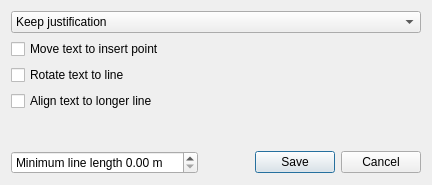
<?xml version="1.0" encoding="UTF-8"?>
<ui version="4.0">
 <class>TextDialog</class>
 <widget class="QDialog" name="TextDialog">
  <property name="geometry">
   <rect>
    <x>0</x>
    <y>0</y>
    <width>432</width>
    <height>185</height>
   </rect>
  </property>
  <property name="windowTitle">
   <string>Edit text</string>
  </property>
  <property name="windowIcon">
   <iconset theme="tools-check-spelling">
    <normaloff>.</normaloff>.</iconset>
  </property>
  <layout class="QGridLayout" name="gridLayout">
   <item row="6" column="0">
    <widget class="QDoubleSpinBox" name="Length">
     <property name="prefix">
      <string>Minimum line length </string>
     </property>
     <property name="suffix">
      <string> m</string>
     </property>
     <property name="maximum">
      <double>100.000000000000000</double>
     </property>
    </widget>
   </item>
   <item row="2" column="0" colspan="2">
    <widget class="QCheckBox" name="Rotate">
     <property name="text">
      <string>Rotate text to line</string>
     </property>
    </widget>
   </item>
   <item row="3" column="0" colspan="2">
    <widget class="QCheckBox" name="Sort">
     <property name="text">
      <string>Align text to longer line</string>
     </property>
    </widget>
   </item>
   <item row="1" column="0" colspan="2">
    <widget class="QCheckBox" name="Move">
     <property name="text">
      <string>Move text to insert point</string>
     </property>
    </widget>
   </item>
   <item row="5" column="0" colspan="2">
    <spacer name="verticalSpacer">
     <property name="orientation">
      <enum>Qt::Vertical</enum>
     </property>
     <property name="sizeHint" stdset="0">
      <size>
       <width>0</width>
       <height>0</height>
      </size>
     </property>
    </spacer>
   </item>
   <item row="6" column="1">
    <widget class="QDialogButtonBox" name="buttonBox">
     <property name="orientation">
      <enum>Qt::Horizontal</enum>
     </property>
     <property name="standardButtons">
      <set>QDialogButtonBox::Cancel|QDialogButtonBox::Save</set>
     </property>
    </widget>
   </item>
   <item row="0" column="0" colspan="2">
    <widget class="QComboBox" name="Justify">
     <item>
      <property name="text">
       <string>Keep justification</string>
      </property>
     </item>
     <item>
      <property name="text">
       <string>Justify to top</string>
      </property>
     </item>
     <item>
      <property name="text">
       <string>Justify to middle</string>
      </property>
     </item>
     <item>
      <property name="text">
       <string>Justify to bottom</string>
      </property>
     </item>
    </widget>
   </item>
  </layout>
 </widget>
 <tabstops>
  <tabstop>Justify</tabstop>
  <tabstop>Move</tabstop>
  <tabstop>Rotate</tabstop>
  <tabstop>Sort</tabstop>
  <tabstop>Length</tabstop>
 </tabstops>
 <resources/>
 <connections>
  <connection>
   <sender>buttonBox</sender>
   <signal>accepted()</signal>
   <receiver>TextDialog</receiver>
   <slot>accept()</slot>
   <hints>
    <hint type="sourcelabel">
     <x>412</x>
     <y>174</y>
    </hint>
    <hint type="destinationlabel">
     <x>157</x>
     <y>184</y>
    </hint>
   </hints>
  </connection>
  <connection>
   <sender>buttonBox</sender>
   <signal>rejected()</signal>
   <receiver>TextDialog</receiver>
   <slot>reject()</slot>
   <hints>
    <hint type="sourcelabel">
     <x>412</x>
     <y>174</y>
    </hint>
    <hint type="destinationlabel">
     <x>286</x>
     <y>184</y>
    </hint>
   </hints>
  </connection>
  <connection>
   <sender>Move</sender>
   <signal>toggled(bool)</signal>
   <receiver>TextDialog</receiver>
   <slot>CheckStatusChanged()</slot>
   <hints>
    <hint type="sourcelabel">
     <x>120</x>
     <y>16</y>
    </hint>
    <hint type="destinationlabel">
     <x>421</x>
     <y>16</y>
    </hint>
   </hints>
  </connection>
  <connection>
   <sender>Rotate</sender>
   <signal>toggled(bool)</signal>
   <receiver>TextDialog</receiver>
   <slot>CheckStatusChanged()</slot>
   <hints>
    <hint type="sourcelabel">
     <x>286</x>
     <y>88</y>
    </hint>
    <hint type="destinationlabel">
     <x>664</x>
     <y>81</y>
    </hint>
   </hints>
  </connection>
 </connections>
 <slots>
  <slot>CheckStatusChanged()</slot>
 </slots>
</ui>
